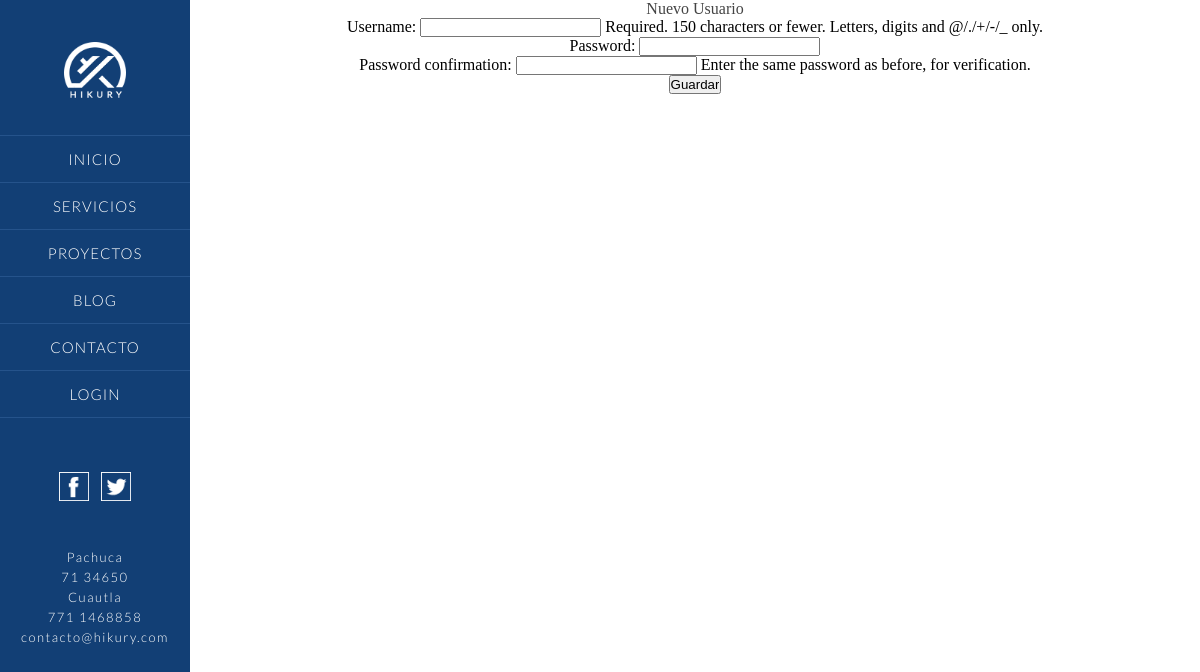
The page /nuevo-usuario/ on the database its author committed.
### home/models.py (models this page shows, shortened)
class Home(models.Model):
	image_index = models.ImageField(upload_to='home/')
	title_index = models.CharField(max_length=100)
	logo_menu = models.ImageField(upload_to='home/')
	telephone = models.CharField(max_length=50)
	movil = models.CharField(max_length=50)
	email = models.EmailField(max_length=80)
	class Meta:
		verbose_name_plural = 'Home'

### usuarios/views.py (the view)
# urls.py: url(r'^nuevo-usuario/', 'usuarios.views.nuevo_usuario', name='nuevo_usuario'),
def nuevo_usuario(request):
	if request.method == 'POST':
		formulario = UserCreationForm(request.POST)
		if formulario.is_valid():
			formulario.save()
			return HttpResponseRedirect('/')
	else:
		formulario = UserCreationForm()
	return render(request, 'new_user.html', {'formulario':formulario})

### hikury/context_processors.py (called while the page is built)
def home_menu(request):
	home = Home.objects.get(pk=1)
	return{'home':home}

### usuarios/templates/new_user.html (shortened to what this page needs)
{% extends 'base.html' %}
{% block content %}
<section id="wrapper">
	<div id="wrapper-construccion">
		<h2>Nuevo Usuario</h2>
		<form action="" method="post">
			{{formulario.as_p}}
			<input type="submit" value="Guardar"/>
		</form>
	</div>
</section>
{% endblock %}

### home/templates/base.html (shortened to what this page needs)
{% load static %}
<!DOCTYPE html>
<html lang="es-MX">
<head>
	<link rel="stylesheet" type="text/css" href="{% static 'css/jquery.fullPage.css' %}" />
	<link rel="stylesheet" type="text/css" href="{% static 'css/menu.css' %}" />
	<link rel="stylesheet" type="text/css" href="{% static 'css/style.css' %}" />
	<link rel="stylesheet" type="text/css" href="{% static 'css/css-responsive.css' %}" />
	<link rel="stylesheet" type="text/css" href="{% static 'css/obsidian.css' %}">
	<link href='http://netdna.bootstrapcdn.com/font-awesome/4.0.3/css/font-awesome.css' rel='stylesheet'>
</head>
<body>
<div class="slideout-menu">
	<div id="head-menu">
		<div id="logo-menu">
			<a href="index.html">
				<img src="{{MEDIA_URL}}{{home.logo_menu}}" alt="hikury">
			</a>
		</div>
	</div>
	<ul>
		<li><a href="{%url 'home'%}#inicio">Inicio</a></li>
		<li><a href="{%url 'home'%}#servicios">Servicios</a></li>
		<li><a href="{%url 'home'%}#proyectos">Proyectos</a></li>
		<li><a href="{%url 'blog_view'%}">Blog</a></li>
		<li><a href="{%url 'contacto'%}">Contacto</a></li>
		<li><a href="{%url 'en_desarrollo'%}">Login</a></li>
	</ul>
	<div id="redes">
		<a href="#">
			<img src="{% static 'image/icon-face.png' %}" alt="Facebook Hikury México">
		</a>
		<a target="_blank" href="https://twitter.com/HikuryMexico">
		<img src="{% static 'image/icon-twitter.png' %}" alt="Twitter Hikury México">
		</a>
	</div>
	<div id="contacto-menu">
		<h3>Pachuca</h3>
		<h3>{{home.telephone}}</h3>
		<h3>Cuautla</h3>
		<h3>{{home.movil}}</h3>
		<h3>{{home.email}}</h3>
	</div>
</div>
{% block content %}
{% endblock %}
</body>
</html>

### home/static/css/menu.css (style rules this page uses)
.slideout-menu { position: fixed; top: 0; left: 0; width: 190px; height: 100%; float: left; background-color: #123f75; text-align: left; z-index: 100; }
#head-menu { display: inline-block; width: 100%; height: 75px; margin-top:42px; margin-bottom: 10px; }
#logo-menu { width: 100%; text-align: center; display: inline-block; }
#logo-menu img { width: 62px; text-align: center; }
.slideout-menu ul { list-style: none; font-weight: 300; position: relative; margin-top: 4%; border-top: 1px solid #25538b; }
.slideout-menu ul li { border-bottom: 1px solid #25538b; -webkit-transition: background-color 0.7s ease-out; -moz-transition: background-color 0.7s ease-out; -o-transition: background-color 0.7s ease-out; transition: background-color 0.7s ease-out; }
.slideout-menu ul li a { position: relative; display: block; padding: 14px 30px 14px 30px; color: #fff; font-size: 1.2em; text-decoration: none; text-align: center; font-family:"Lato"; font-weight: 300; font-size:15px; letter-spacing: 1px; text-transform: uppercase; }
#redes { margin-top: 50px; text-align: center; }
#redes img { margin: 4px; width: 30px; }
#contacto-menu { text-align: center; margin-top: 40px; }
#contacto-menu h3 { color:#fff; font-family:"Lato"; font-weight: 300; letter-spacing: 1.5px; font-size:13px; margin-bottom: 4px; }

### home/static/css/style.css (style rules this page uses)
* { margin: 0; padding: 0; -webkit-box-sizing: border-box; -moz-box-sizing: border-box; box-sizing: border-box; }
body,div,dl,dt,dd,ul,ol,li,h1,h2,h3,h4,h5,h6,pre, form,fieldset,input,textarea,p,blockquote,th,td { padding: 0; margin: 0; }
a { text-decoration:none; }
fieldset,img { border: 0; }
ol,ul { list-style: none; margin:0; padding:0; }
h1,h2,h3,h4,h5,h6 { font-weight: normal; font-size: 100%; margin:0; padding:0; color:#444; }
html,body { width: 100%; height: 100%; }
#wrapper { padding-left: 190px; width: 100%; height: 100%; position: relative; }
#wrapper-construccion { text-align: center; }

### rows shown on the page
Home: logo_menu (picture), telephone "71 34650", movil "771 1468858", email "contacto@hikury.com"
